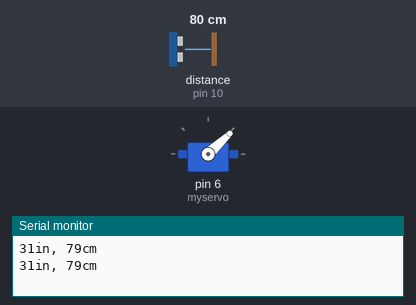
A sketch run on a simulated Arduino Uno, built with avr-gcc and run on an emulated ATmega328P. Parts: servo, the last lines printed to the serial monitor. Wiring (inferred from the names in the program): ultrasonic range finder: trigger pin 11; echo pin 10. Inputs (shaded band) come from the test bench; at power-on: distance to the obstacle (sensor on pin 10) 80 cm. The echo pulse lasts 58.3 µs per cm.

Above: at 11.8 s.
11.9 s: distance to the obstacle (sensor on pin 10) set to 103 cm
At 12.07 s:
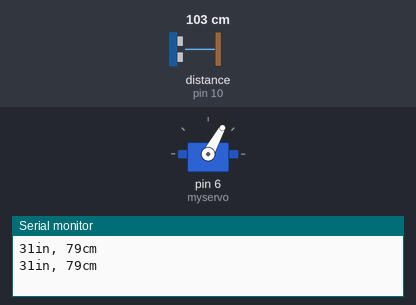
25.9 s: distance to the obstacle (sensor on pin 10) set to 97 cm
At 26.27 s:
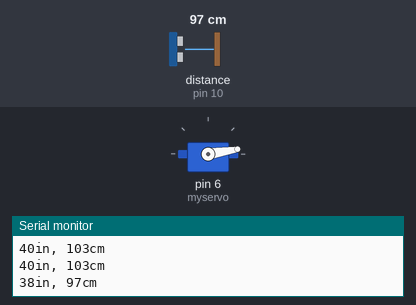
At 27.47 s:
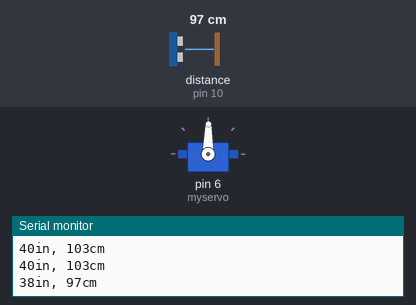
Timing chart, 0 to 40.1 s (numbered marks = the images above; inputs shaded):
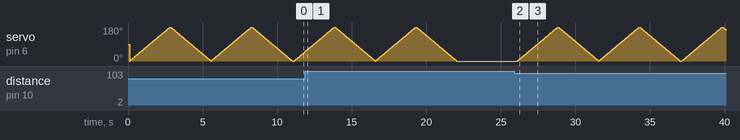

Measured:
- the behaviour switches between 100 and 99 cm on distance to the obstacle (sensor on pin 10) (found by bisection; images 1 and 2)

The sketch:

ultra_sonic_calibaretion.ino
```cpp
#include <Servo.h>

Servo myservo;  // create servo object to control a servo
// twelve servo objects can be created on most boards

int pos = 0;    // variable to store the servo position

int trigPin = 11;    // Trigger
int echoPin = 10;    // Echo
long duration, cm, inches;

void setup() {
  //Serial Port begin
  Serial.begin (9600);
  //Define inputs and outputs
  pinMode(trigPin, OUTPUT);
  pinMode(echoPin, INPUT);
  myservo.attach(6);
}

void loop() {
  // The sensor is triggered by a HIGH pulse of 10 or more microseconds.
  // Give a short LOW pulse beforehand to ensure a clean HIGH pulse:
  digitalWrite(trigPin, LOW);
  delayMicroseconds(5);
  digitalWrite(trigPin, HIGH);
  delayMicroseconds(10);
  digitalWrite(trigPin, LOW);

  // Read the signal from the sensor: a HIGH pulse whose
  // duration is the time (in microseconds) from the sending
  // of the ping to the reception of its echo off of an object.
    duration = pulseIn(echoPin, HIGH);

  // Convert the time into a distance
  cm = (duration/2) / 29.1;     // Divide by 29.1 or multiply by 0.0343
  inches = (duration/2) / 74;   // Divide by 74 or multiply by 0.0135

  Serial.print(inches);
  Serial.print("in, ");
  Serial.print(cm);
  Serial.print("cm");
  Serial.println();
  delay(100);
  if (cm<100){
    for (pos = 0; pos <= 180; pos += 1) { // goes from 0 degrees to 180 degrees
    // in steps of 1 degree
    myservo.write(pos);              // tell servo to go to position in variable 'pos'
    delay(15);                       // waits 15ms for the servo to reach the position
  }
  for (pos = 180; pos >= 0; pos -= 1) { // goes from 180 degrees to 0 degrees
    myservo.write(pos);              // tell servo to go to position in variable 'pos'
    delay(15);                       // waits 15ms for the servo to reach the position
  }
  for (pos = 0; pos <= 180; pos += 1) { // goes from 0 degrees to 180 degrees
    // in steps of 1 degree
    myservo.write(pos);              // tell servo to go to position in variable 'pos'
    delay(15);                       // waits 15ms for the servo to reach the position
  }
  for (pos = 180; pos >= 0; pos -= 1) { // goes from 180 degrees to 0 degrees
    myservo.write(pos);              // tell servo to go to position in variable 'pos'
    delay(15);                       // waits 15ms for the servo to reach the position
  }
  }
}
```
